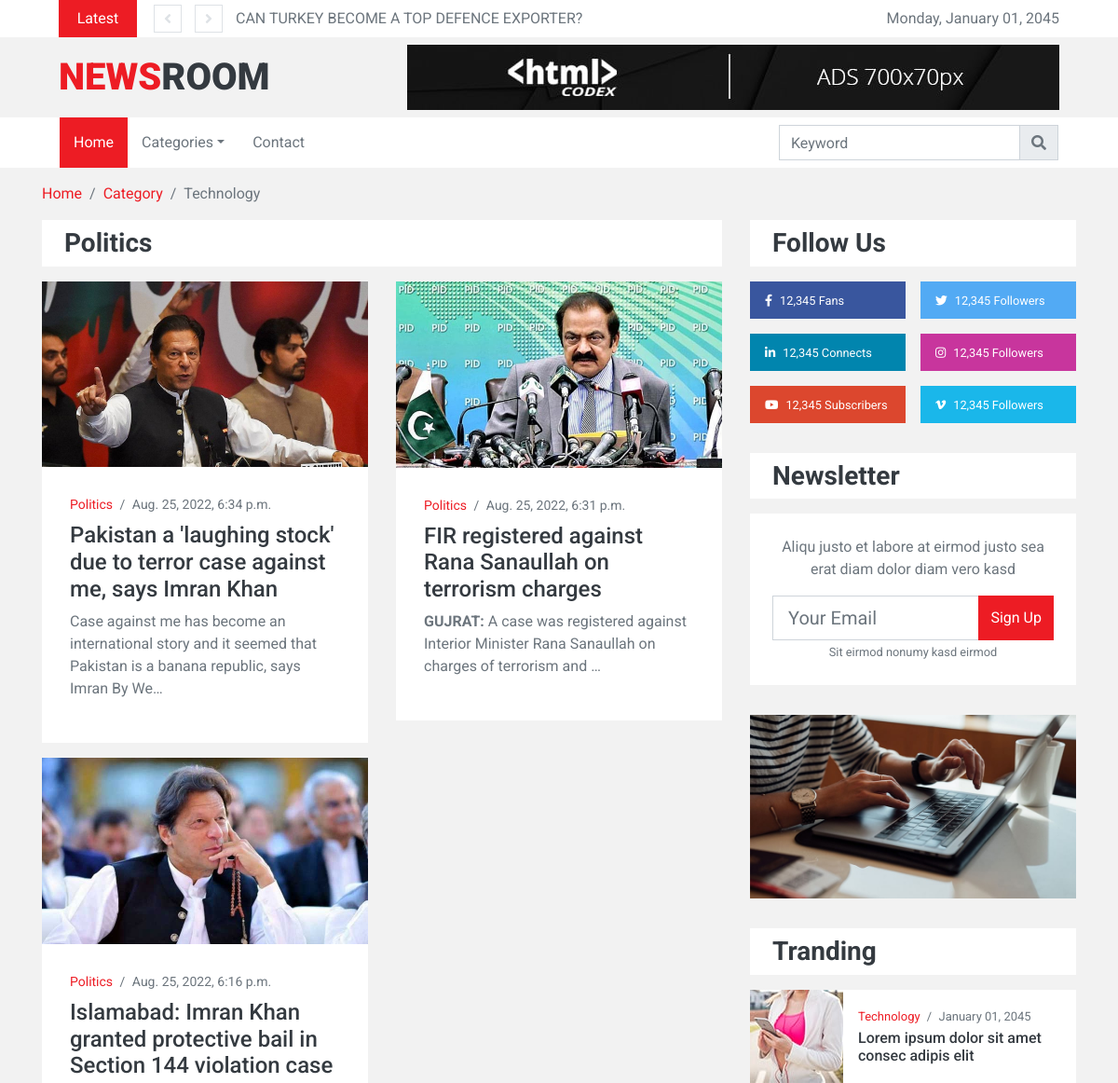
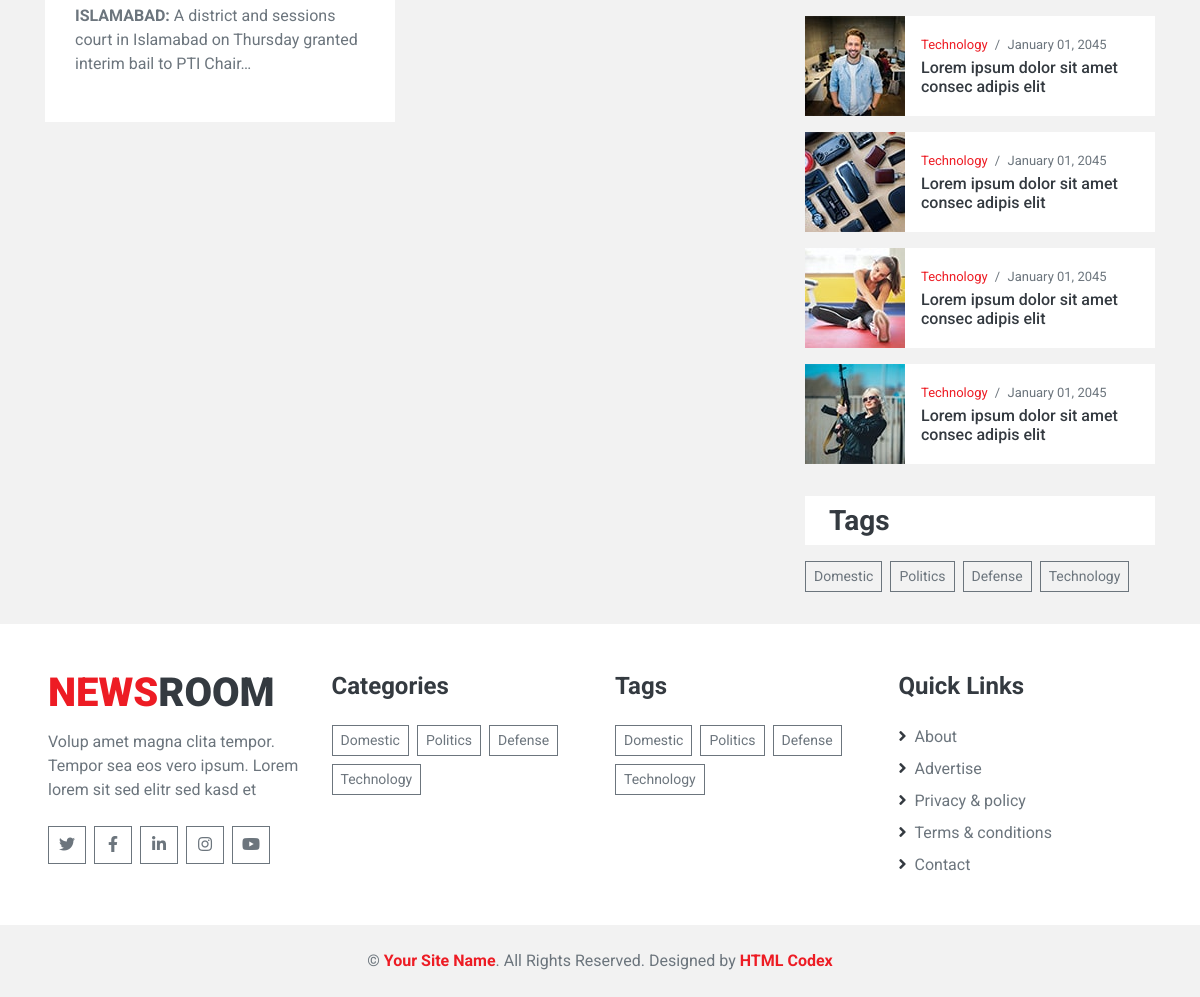
Screenshot of /category/politics with the database file from the repository (2 pictures, top to bottom).
### myapp/models.py (models this page shows, shortened)
class News(models.Model):
    image = models.ImageField(upload_to='images')
    title = models.CharField(max_length=200)
    body = RichTextField()
    slug = models.SlugField(max_length=200)
    category=models.ForeignKey('Category',related_name='posts', on_delete=models.SET_NULL,blank=True,null=True)
    created_at=models.DateTimeField(auto_now_add=True)
    class Meta:
        ordering = ['-created_at',]

class Category(models.Model):
    title = models.CharField(max_length=100)
    slug = models.SlugField()
    def __str__(self):
        return self.title

### myapp/views.py (the view)
# urls.py: path('category/<str:slug>',views.category,name='category'),
def category(request,slug):
    categories = Category.objects.all()
    category = Category.objects.get(slug=slug)
    context = {
        'categories' : categories,
        'category' : category,
    }
    return render(request,'myapp/category.html',context)

### myapp/context_processors.py (called while the page is built)
def categories(request):
    return {
        'categories' : Category.objects.all()
    }

def news(request):
    return {
        'news' : News.objects.all()
    }

### myapp/templates/myapp/category.html (shortened to what this page needs)
{% extends 'base.html' %}
{% load static %}
{% block content %}
    <div class="container-fluid">
        <div class="container">
            <nav class="breadcrumb bg-transparent m-0 p-0">
                <a class="breadcrumb-item" href="#">Home</a>
                <a class="breadcrumb-item" href="#">Category</a>
                <span class="breadcrumb-item active">Technology</span>
            </nav>
        </div>
    </div>
    <div class="container-fluid py-3">
        <div class="container">
            <div class="row">
                <div class="col-lg-8">
                    <div class="row">
                        <div class="col-12">
                            <div class="d-flex align-items-center justify-content-between bg-light py-2 px-4 mb-3">
                                <h3 class="m-0">{{category.title}}</h3>
                            </div>
                        </div>
                        {% for post in category.posts.all|slice:"0:4" %}
                        <div class="col-lg-6">
                            <div class="position-relative mb-3">
                                <img class="img-fluid w-100" src="{{post.image.url}}" style="object-fit: cover;">
                                <div class="overlay position-relative bg-light">
                                    <div class="mb-2" style="font-size: 14px;">
                                        <a href="">{{post.category}}</a>
                                        <span class="px-1">/</span>
                                        <span>{{post.created_at}}</span>
                                    </div>
                                    <a class="h4" href="">{{post.title}}</a>
                                    <p class="m-0">{{post.body|safe|truncatechars:120}}</p>
                                </div>
                            </div>
                        </div>
                        {% endfor %}
                    </div>
                    <div class="mb-3">
                    </div>
                </div>
                {% include 'myapp/side.html' %}
            </div>
        </div>
    </div>
{% endblock %}

### templates/base.html (shortened to what this page needs)
<!DOCTYPE html>
{% load static %}
<html lang="en">
<head>
    <link href="https://cdnjs.cloudflare.com/ajax/libs/font-awesome/5.15.0/css/all.min.css" rel="stylesheet">
    <link href="{% static 'lib/owlcarousel/assets/owl.carousel.min.css' %}" rel="stylesheet">
    <link href="{% static 'css/style.css' %}" rel="stylesheet">
</head>
<body>
    <div class="container-fluid">
        <div class="row align-items-center bg-light px-lg-5">
            <div class="col-12 col-md-8">
                <div class="d-flex justify-content-between">
                    <div class="bg-primary text-white text-center py-2" style="width: 100px;">Latest</div>
                    <div class="owl-carousel owl-carousel-1 tranding-carousel position-relative d-inline-flex align-items-center ml-3" style="width: calc(100% - 100px); padding-left: 90px;">
                        {% for post in news|slice:"0:5" %}
                        <div class="text-truncate"><a class="text-secondary" href="{% url 'detail' post.slug %}">{{post.title}}</a></div>
                        {% endfor %}
                    </div>
                </div>
            </div>
            <div class="col-md-4 text-right d-none d-md-block">
                Monday, January 01, 2045
            </div>
        </div>
        <div class="row align-items-center py-2 px-lg-5">
            <div class="col-lg-4">
                <a href="" class="navbar-brand d-none d-lg-block">
                    <h1 class="m-0 display-5 text-uppercase"><span class="text-primary">News</span>Room</h1>
                </a>
            </div>
            <div class="col-lg-8 text-center text-lg-right">
                <img class="img-fluid" src="{% static 'img/ads-700x70.jpg' %}" alt="">
            </div>
        </div>
    </div>
    <div class="container-fluid p-0 mb-3">
        <nav class="navbar navbar-expand-lg bg-light navbar-light py-2 py-lg-0 px-lg-5">
            <div class="collapse navbar-collapse justify-content-between px-0 px-lg-3" id="navbarCollapse">
                <div class="navbar-nav mr-auto py-0">
                    <a href="{% url 'home' %}" class="nav-item nav-link active">Home</a>
                    <div class="nav-item dropdown">
                        <a href="#" class="nav-link dropdown-toggle" data-toggle="dropdown">Categories</a>
                    </div>
                    <a href="contact.html" class="nav-item nav-link">Contact</a>
                </div>
                <div class="input-group ml-auto" style="width: 100%; max-width: 300px;">
                    <input type="text" class="form-control" placeholder="Keyword">
                    <div class="input-group-append">
                        <button class="input-group-text text-secondary"><i
                                class="fa fa-search"></i></button>
                    </div>
                </div>
            </div>
        </nav>
    </div>
    {% block content %}
    {% endblock %}
    <div class="container-fluid bg-light pt-5 px-sm-3 px-md-5">
        <div class="row">
            <div class="col-lg-3 col-md-6 mb-5">
                <a href="index.html" class="navbar-brand">
                    <h1 class="mb-2 mt-n2 display-5 text-uppercase"><span class="text-primary">News</span>Room</h1>
                </a>
                <p>Volup amet magna clita tempor. Tempor sea eos vero ipsum. Lorem lorem sit sed elitr sed kasd et</p>
                <div class="d-flex justify-content-start mt-4">
                    <a class="btn btn-outline-secondary text-center mr-2 px-0" style="width: 38px; height: 38px;" href="#"><i class="fab fa-twitter"></i></a>
                    <a class="btn btn-outline-secondary text-center mr-2 px-0" style="width: 38px; height: 38px;" href="#"><i class="fab fa-facebook-f"></i></a>
                    <a class="btn btn-outline-secondary text-center mr-2 px-0" style="width: 38px; height: 38px;" href="#"><i class="fab fa-linkedin-in"></i></a>
                    <a class="btn btn-outline-secondary text-center mr-2 px-0" style="width: 38px; height: 38px;" href="#"><i class="fab fa-instagram"></i></a>
                    <a class="btn btn-outline-secondary text-center mr-2 px-0" style="width: 38px; height: 38px;" href="#"><i class="fab fa-youtube"></i></a>
                </div>
            </div>
            <div class="col-lg-3 col-md-6 mb-5">
                <h4 class="font-weight-bold mb-4">Categories</h4>
                <div class="d-flex flex-wrap m-n1">
                    {% for category in categories %}
                    <a href="{% url 'category' category.slug %}" class="btn btn-sm btn-outline-secondary m-1">{{category.title}}</a>
                    {% endfor %}
                </div>
            </div>
            <div class="col-lg-3 col-md-6 mb-5">
                <h4 class="font-weight-bold mb-4">Tags</h4>
                <div class="d-flex flex-wrap m-n1">
                    {% for category in categories %}
                    <a href="{% url 'category' category.slug %}" class="btn btn-sm btn-outline-secondary m-1">{{category.title}}</a>
                    {% endfor %}
                </div>
            </div>
            <div class="col-lg-3 col-md-6 mb-5">
                <h4 class="font-weight-bold mb-4">Quick Links</h4>
                <div class="d-flex flex-column justify-content-start">
                    <a class="text-secondary mb-2" href="#"><i class="fa fa-angle-right text-dark mr-2"></i>About</a>
                    <a class="text-secondary mb-2" href="#"><i class="fa fa-angle-right text-dark mr-2"></i>Advertise</a>
                    <a class="text-secondary mb-2" href="#"><i class="fa fa-angle-right text-dark mr-2"></i>Privacy & policy</a>
                    <a class="text-secondary mb-2" href="#"><i class="fa fa-angle-right text-dark mr-2"></i>Terms & conditions</a>
                    <a class="text-secondary" href="#"><i class="fa fa-angle-right text-dark mr-2"></i>Contact</a>
                </div>
            </div>
        </div>
    </div>
    <div class="container-fluid py-4 px-sm-3 px-md-5">
        <p class="m-0 text-center">
            &copy; <a class="font-weight-bold" href="#">Your Site Name</a>. All Rights Reserved.
			Designed by <a class="font-weight-bold" href="https://htmlcodex.com">HTML Codex</a>
        </p>
    </div>
</body>
</html>

### myapp/templates/myapp/side.html
{% load static %}
<div class="col-lg-4 pt-3 pt-lg-0">
    <div class="pb-3">
        <div class="bg-light py-2 px-4 mb-3">
            <h3 class="m-0">Follow Us</h3>
        </div>
        <div class="d-flex mb-3">
            <a href="" class="d-block w-50 py-2 px-3 text-white text-decoration-none mr-2" style="background: #39569E;">
                <small class="fab fa-facebook-f mr-2"></small><small>12,345 Fans</small>
            </a>
            <a href="" class="d-block w-50 py-2 px-3 text-white text-decoration-none ml-2" style="background: #52AAF4;">
                <small class="fab fa-twitter mr-2"></small><small>12,345 Followers</small>
            </a>
        </div>
        <div class="d-flex mb-3">
            <a href="" class="d-block w-50 py-2 px-3 text-white text-decoration-none mr-2" style="background: #0185AE;">
                <small class="fab fa-linkedin-in mr-2"></small><small>12,345 Connects</small>
            </a>
            <a href="" class="d-block w-50 py-2 px-3 text-white text-decoration-none ml-2" style="background: #C8359D;">
                <small class="fab fa-instagram mr-2"></small><small>12,345 Followers</small>
            </a>
        </div>
        <div class="d-flex mb-3">
            <a href="" class="d-block w-50 py-2 px-3 text-white text-decoration-none mr-2" style="background: #DC472E;">
                <small class="fab fa-youtube mr-2"></small><small>12,345 Subscribers</small>
            </a>
            <a href="" class="d-block w-50 py-2 px-3 text-white text-decoration-none ml-2" style="background: #1AB7EA;">
                <small class="fab fa-vimeo-v mr-2"></small><small>12,345 Followers</small>
            </a>
        </div>
    </div>
    <div class="pb-3">
        <div class="bg-light py-2 px-4 mb-3">
            <h3 class="m-0">Newsletter</h3>
        </div>
        <div class="bg-light text-center p-4 mb-3">
            <p>Aliqu justo et labore at eirmod justo sea erat diam dolor diam vero kasd</p>
            <div class="input-group" style="width: 100%;">
                <input type="text" class="form-control form-control-lg" placeholder="Your Email">
                <div class="input-group-append">
                    <button class="btn btn-primary">Sign Up</button>
                </div>
            </div>
            <small>Sit eirmod nonumy kasd eirmod</small>
        </div>
    </div>
    <div class="mb-3 pb-3">
        <a href=""><img class="img-fluid" src="{% static 'img/news-500x280-4.jpg' %}" alt=""></a>
    </div>
    <div class="pb-3">
        <div class="bg-light py-2 px-4 mb-3">
            <h3 class="m-0">Tranding</h3>
        </div>
        <div class="d-flex mb-3">
            <img src="{% static 'img/news-100x100-1.jpg' %}" style="width: 100px; height: 100px; object-fit: cover;">
            <div class="w-100 d-flex flex-column justify-content-center bg-light px-3" style="height: 100px;">
                <div class="mb-1" style="font-size: 13px;">
                    <a href="">Technology</a>
                    <span class="px-1">/</span>
                    <span>January 01, 2045</span>
                </div>
                <a class="h6 m-0" href="">Lorem ipsum dolor sit amet consec adipis elit</a>
            </div>
        </div>
        <div class="d-flex mb-3">
            <img src="{% static 'img/news-100x100-2.jpg' %}" style="width: 100px; height: 100px; object-fit: cover;">
            <div class="w-100 d-flex flex-column justify-content-center bg-light px-3" style="height: 100px;">
                <div class="mb-1" style="font-size: 13px;">
                    <a href="">Technology</a>
                    <span class="px-1">/</span>
                    <span>January 01, 2045</span>
                </div>
                <a class="h6 m-0" href="">Lorem ipsum dolor sit amet consec adipis elit</a>
            </div>
        </div>
        <div class="d-flex mb-3">
            <img src="{% static 'img/news-100x100-3.jpg' %}" style="width: 100px; height: 100px; object-fit: cover;">
            <div class="w-100 d-flex flex-column justify-content-center bg-light px-3" style="height: 100px;">
                <div class="mb-1" style="font-size: 13px;">
                    <a href="">Technology</a>
                    <span class="px-1">/</span>
                    <span>January 01, 2045</span>
                </div>
                <a class="h6 m-0" href="">Lorem ipsum dolor sit amet consec adipis elit</a>
            </div>
        </div>
        <div class="d-flex mb-3">
            <img src="{% static 'img/news-100x100-4.jpg' %}" style="width: 100px; height: 100px; object-fit: cover;">
            <div class="w-100 d-flex flex-column justify-content-center bg-light px-3" style="height: 100px;">
                <div class="mb-1" style="font-size: 13px;">
                    <a href="">Technology</a>
                    <span class="px-1">/</span>
                    <span>January 01, 2045</span>
                </div>
                <a class="h6 m-0" href="">Lorem ipsum dolor sit amet consec adipis elit</a>
            </div>
        </div>
        <div class="d-flex mb-3">
            <img src="{% static 'img/news-100x100-5.jpg' %}" style="width: 100px; height: 100px; object-fit: cover;">
            <div class="w-100 d-flex flex-column justify-content-center bg-light px-3" style="height: 100px;">
                <div class="mb-1" style="font-size: 13px;">
                    <a href="">Technology</a>
                    <span class="px-1">/</span>
                    <span>January 01, 2045</span>
                </div>
                <a class="h6 m-0" href="">Lorem ipsum dolor sit amet consec adipis elit</a>
            </div>
        </div>
    </div>
    <div class="pb-3">
        <div class="bg-light py-2 px-4 mb-3">
            <h3 class="m-0">Tags</h3>
        </div>
        <div class="d-flex flex-wrap m-n1">
            {% for category in categories %}
            <a href="{% url 'category' category.slug %}" class="btn btn-sm btn-outline-secondary m-1">{{category.title}}</a>
            {% endfor %}
        </div>
    </div>
</div>

### rows the page displays
News: title "CAN TURKEY BECOME A TOP DEFENCE EXPORTER?"
Category: title "Politics"
News: image (picture), category "Politics", created_at "Aug. 25, 2022, 6:34 p.m.", title "Pakistan a 'laughing stock' due to terror case against me, says Imran Khan", body "Case against me has become an international story and it seemed that Pakistan is a banana republic, says Imran By We…"
News: image (picture), category "Politics", created_at "Aug. 25, 2022, 6:31 p.m.", title "FIR registered against Rana Sanaullah on terrorism charges", body "GUJRAT: A case was registered against Interior Minister Rana Sanaullah on charges of terrorism and …"
News: image (picture), category "Politics", created_at "Aug. 25, 2022, 6:16 p.m.", title "Islamabad: Imran Khan granted protective bail in Section 144 violation case", body "ISLAMABAD: A district and sessions court in Islamabad on Thursday granted interim bail to PTI Chair…"
Category: title "Domestic"
Category: title "Defense"
Category: title "Technology"
